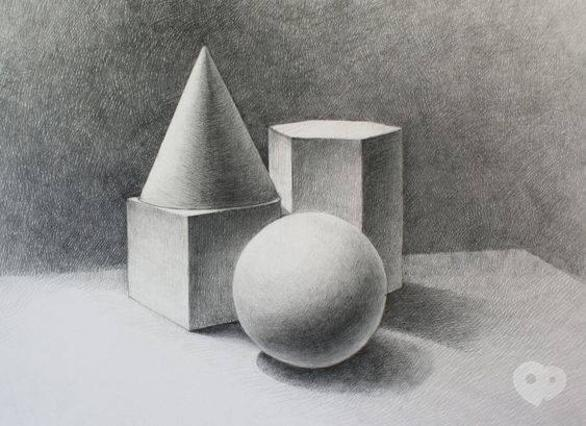
#> input picture Interpolation_trace/ideal.jpeg, 586 x 426 px
$ python image_trace.py
#> lines starting #> are read from the running program, lines starting #| are printed output that depends on the picture; after the words box and inside, x2 and y2 are one past the last pixel; in counts of white or black regions, pixels touching at a corner belong together
from PIL import Image, ImageDraw
import matplotlib.pyplot as plt
import numpy as np
import sys

def vector_circuit(im, threshold=170):
    fig, ax = plt.subplots()
    contour = ax.contour(im, levels=[threshold], colors='black', origin='image')
    ax.axis('equal')
    plt.show()
    return contour

def mono(image, factor):
    draw = ImageDraw.Draw(image)
    width, height = image.size

    print('--- Beginning transformation ---')
    for i in range(width):
        for j in range(height):
            r, g, b = image.getpixel((i, j))
            if r + g + b > ((255 + factor) // 2) * 3:
                r, g, b = 255, 255, 255
            else:
                r, g, b = 0, 0, 0
            draw.point((i, j), (r, g, b))

    plt.imshow(image)
    plt.show()
    image.save("output_image.jpg", "JPEG")
    del draw
    print('--- Image successfully saved ---')

if __name__ == '__main__':
    print('Choose the data source:')
    print('1 - ideal image')
    print('2 - real image')
    mode_1 = int(input('Enter mode: '))
#> the answer given: 1

    if mode_1 == 1:
        image = Image.open("ideal.jpeg")
#> image is the input picture: PIL image 586x426 RGB; mean R, G, B 146.5, 146, 144.5
        im = np.array(image.convert('L'))
        contour = vector_circuit(im)
#> in vector_circuit, `plt.show()`:
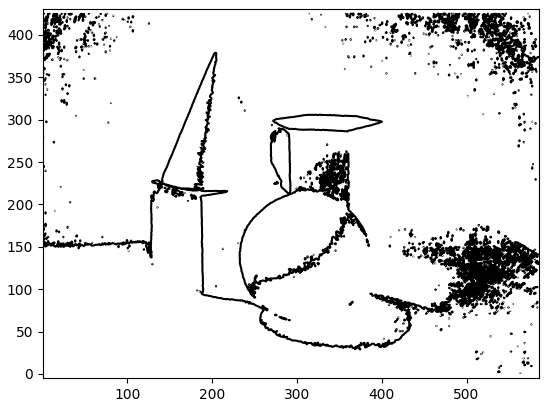
#> figure drawn by matplotlib, 1 panel

    elif mode_1 == 2:
        image = Image.open("fruits.jpg")
        im = np.array(image.convert('L'))
        contour = vector_circuit(im)

    print('Improve image quality?')
    print('1 - yes')
    print('2 - no')
    mode = int(input('Enter mode: '))
#> the answer given: 1

    if mode == 1:
        factor = int(input('Enter resolution factor in the range of 50-100: '))
#> the answer given: 3
        mono(image, factor)
#> in mono, `plt.show()`:
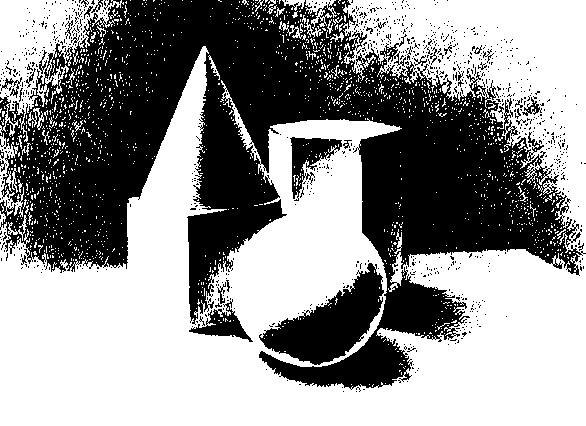
#> shown: shape (426, 586, 3); 57.4% white; 961 black regions (926 under 20 px), largest, box (x1, y1, x2, y2) and area: (0, 0, 586, 390) 94749, (259, 263, 384, 365) 5711, (290, 137, 342, 201) 1349
        im = np.array(image.convert('L'))
        vector_circuit(im)
#> call 2 of vector_circuit, with threshold = 170
#> in vector_circuit (call 2), `plt.show()`:
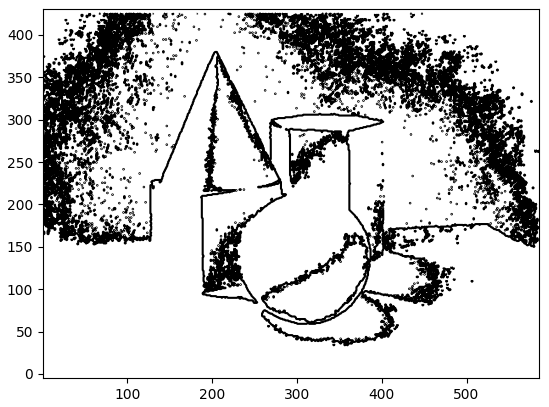
#> figure drawn by matplotlib, 1 panel

    elif mode == 2:
        sys.exit()
